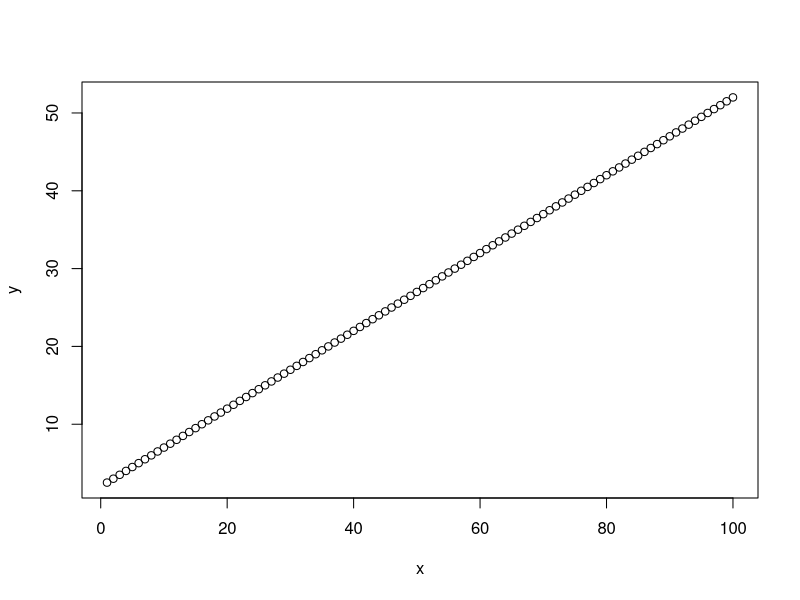

This chart was generated by the following R code:
# Aula 01 - Experimentação Agronômica
# Data - 17/08/2026
# Programado por - Alan Rodrigo Panosso
2+2 # soma
25/5 # divisão
exp(2) # exponencial natural

# Criação de um Gráfico
# 1 - Criar x
x = 1:100

# 2 - Criar y
y = 2 + 1/2*x

# 3 - Criar gráfico
plot(x,y)

# Soma de números reais
2.5 + 5.5

1223.42 # notação real
1.22342e3 # notação científica e3 = 1000
0.0000000000566

# Dica - Tools/Global Options/CODE/Display/
# selecionar Soft-wrape Source Files
